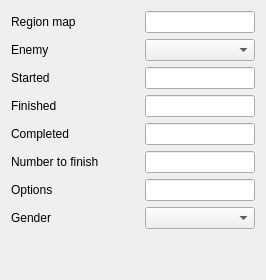
          <widget class="QWidget" name="pageCheck">
           <layout class="QVBoxLayout" name="verticalLayout_7">
            <item>
             <layout class="QGridLayout" name="gridLayout_6">
              <item row="3" column="0">
               <widget class="QLabel" name="label_9">
                <property name="text">
                 <string>Finished</string>
                </property>
               </widget>
              </item>
              <item row="6" column="0">
               <widget class="QLabel" name="label_11">
                <property name="text">
                 <string>Options</string>
                </property>
               </widget>
              </item>
              <item row="5" column="0">
               <widget class="QLabel" name="label_12">
                <property name="text">
                 <string>Number to finish</string>
                </property>
               </widget>
              </item>
              <item row="1" column="0">
               <widget class="QLabel" name="label_7">
                <property name="text">
                 <string>Enemy</string>
                </property>
               </widget>
              </item>
              <item row="2" column="0">
               <widget class="QLabel" name="label_8">
                <property name="text">
                 <string>Started</string>
                </property>
               </widget>
              </item>
              <item row="0" column="0">
               <widget class="QLabel" name="label_6">
                <property name="text">
                 <string>Region map</string>
                </property>
               </widget>
              </item>
              <item row="4" column="0">
               <widget class="QLabel" name="label_10">
                <property name="text">
                 <string>Completed</string>
                </property>
               </widget>
              </item>
              <item row="0" column="1">
               <spacer name="horizontalSpacer_5">
                <property name="orientation">
                 <enum>Qt::Horizontal</enum>
                </property>
                <property name="sizeHint" stdset="0">
                 <size>
                  <width>40</width>
                  <height>20</height>
                 </size>
                </property>
               </spacer>
              </item>
              <item row="1" column="2">
               <widget class="QComboBox" name="interface_element_check_enemy">
                <item>
                 <property name="text">
                  <string/>
                 </property>
                </item>
                <item>
                 <property name="text">
                  <string>any</string>
                 </property>
                </item>
                <item>
                 <property name="text">
                  <string>player</string>
                 </property>
                </item>
               </widget>
              </item>
              <item row="0" column="2">
               <widget class="QLineEdit" name="interface_element_check_region_map"/>
              </item>
              <item row="2" column="2">
               <widget class="QLineEdit" name="interface_element_check_started"/>
              </item>
              <item row="3" column="2">
               <widget class="QLineEdit" name="interface_element_check_finished"/>
              </item>
              <item row="4" column="2">
               <widget class="QLineEdit" name="interface_element_check_completed"/>
              </item>
              <item row="6" column="2">
               <widget class="QLineEdit" name="interface_element_check_options"/>
              </item>
              <item row="5" column="2">
               <widget class="QLineEdit" name="interface_element_check_num2finish"/>
              </item>
              <item row="7" column="0">
               <widget class="QLabel" name="label_58">
                <property name="text">
                 <string>Gender</string>
                </property>
               </widget>
              </item>
              <item row="7" column="2">
               <widget class="QComboBox" name="interface_element_check_gender">
                <item>
                 <property name="text">
                  <string/>
                 </property>
                </item>
                <item>
                 <property name="text">
                  <string>male</string>
                 </property>
                </item>
                <item>
                 <property name="text">
                  <string>female</string>
                 </property>
                </item>
                <item>
                 <property name="text">
                  <string>neuter</string>
                 </property>
                </item>
                <item>
                 <property name="text">
                  <string>hermaphrodite</string>
                 </property>
                </item>
               </widget>
              </item>
             </layout>
            </item>
            <item>
             <spacer name="verticalSpacer_4">
              <property name="orientation">
               <enum>Qt::Vertical</enum>
              </property>
              <property name="sizeHint" stdset="0">
               <size>
                <width>20</width>
                <height>40</height>
               </size>
              </property>
             </spacer>
            </item>
           </layout>
          </widget>
